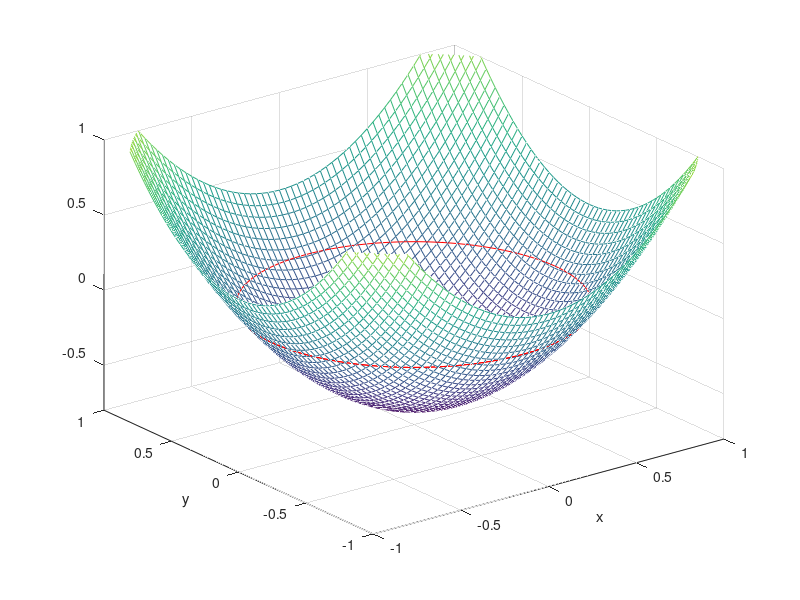

Reproduce this figure in MATLAB. (Note: this script raises an error after producing the figure.)
close all
clear all

% m = [81,161,321];
m = 61;


% Boundary conditions:
% BC=0 for linear extrapolation
% BC=1 for periodic
BCx=0;
BCy=0;

R = 0.1;
P = 0.5;
%Choose your level set shape here
phi_initial = @(x,y) (x)^2 + (y)^2 - 0.65;                                                       %Circle
% phi_initial = @(x,y) abs(x) + abs(y) - 0.5;                                                           %Diamond
% phi_initial = @(x,y) (x-0.02*sqrt(5))^2 + (y-0.02*sqrt(5))^2 - (0.5 + 0.2*sin(5*theta_maker(x,y)))^2; %Flower
% phi_initial = @(x,y) max(abs(x),abs(y)) - 0.5*sqrt(2);                                                %Square
% phi_initial = @(x,y) sqrt(x^2 + y^2) - (R + P*cos(5*theta_maker(x,y)));


error_1   = zeros(length(m),1);
error_inf = zeros(length(m),1);

for ii = 1:length(m)
    n = m(ii);
    
    x = linspace(-1,1,n);
    y = linspace(-1,1,n);
    dx = x(2)-x(1);
    dy = y(2)-y(1);
    dt = 0.5*min(dx,dy);
    
    phi = zeros(n,n);
    for i = 1:n
        for j = 1:n
            phi(i,j) = phi_initial(x(i),y(j));
        end
    end
    
    phi_0 = phi;
    
    figure()
    mesh(x,y,phi');
    hold on
    contour(x,y,phi',[-0.001,0.001],'r')
    xlabel('x')
    ylabel('y')
    axis([-1 1 -1 1 -0.8 1])
    
    iterations = 200;
    
    phi = Reinitialize_4_a_new_hope(phi,n,n,dx,dy,iterations);
    
    figure()
    mesh(x,y,phi');
    hold on
    contour(x,y,phi',[-0.0001,0.0001],'r')
    xlabel('x')
    ylabel('y')
    axis([-1 1 -1 1 -0.8 1])
%     
%     figure()
%     hold on
%     contour(1:n,1:n,phi_0',[-0.0000001,0.0000001],'r')
%     contour(1:n,1:n,phi',[-0.0000001,0.0000001],'b')
%     xlabel('x')
%     ylabel('y')
%     for k = 1:n
%         plot(1:n,k*ones(1,n),'-k');
%         plot(k*ones(1,n),1:n,'-k')
%     end
%     
end